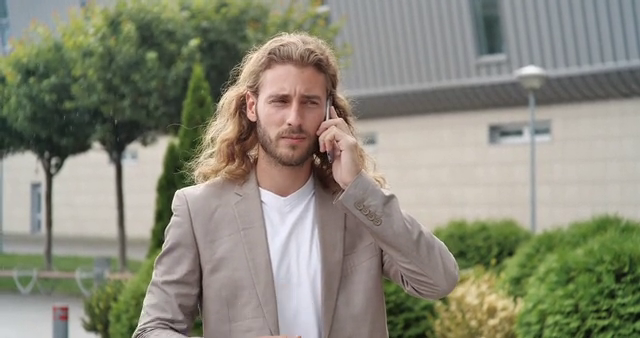
#> input picture frame 63 of Data/face.mp4, 640 x 338 px
$ python '29 web_face_detect.py'
#> lines starting #> are read from the running program, lines starting #| are printed output that depends on the picture; after the words box and inside, x2 and y2 are one past the last pixel; in counts of white or black regions, pixels touching at a corner belong together
import cv2
import matplotlib.pyplot as plt
import numpy as np

### using CascadeClassifier to read xml file
face_cascade = cv2.CascadeClassifier("haarcascade_frontalface_alt.xml")

cap = cv2.VideoCapture("face.mp4")
while cap.isOpened():
    ret, img = cap.read()
#> img is the input picture: shape (338, 640, 3); mean B, G, R 121.5, 137.4, 138.2
    gray = cv2.cvtColor(img, cv2.COLOR_BGR2GRAY)
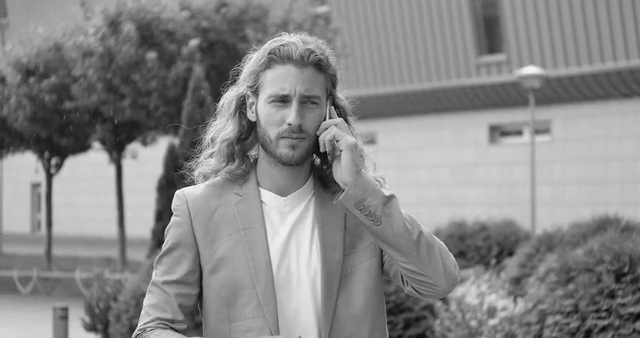
#> gray: shape (338, 640); min 5, max 254, mean 135.8

    ### face_cascade.detectMultiscale(image, scalefactor, miniNeighbors)
    faces = face_cascade.detectMultiScale(gray, 1.3, 4)
#> faces = [[250, 69, 86, 86]]

    for (x, y, w, h) in faces:
        cv2.rectangle(img, (x,y), (x+w, y+h), (0, 255, 0), 2)
#> this loop made 1 pass
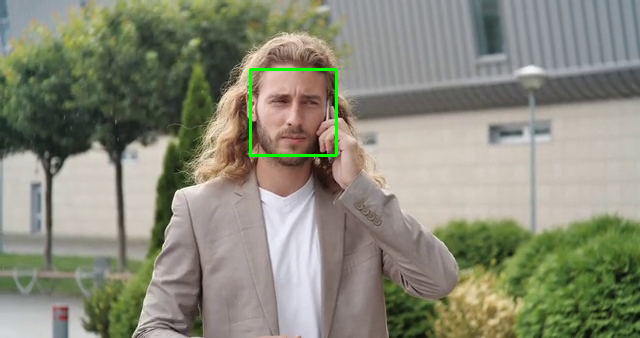
#> img: shape (338, 640, 3); 0.48% of pixels changed, all inside (x1, y1, x2, y2) = (249, 68, 338, 157)

    cv2.imshow("image", img)
    if cv2.waitKey(1) & 0xFF == ord("q"):
#> (key q is pressed here)
        break

cap.release()

$ run again, starting later in the video
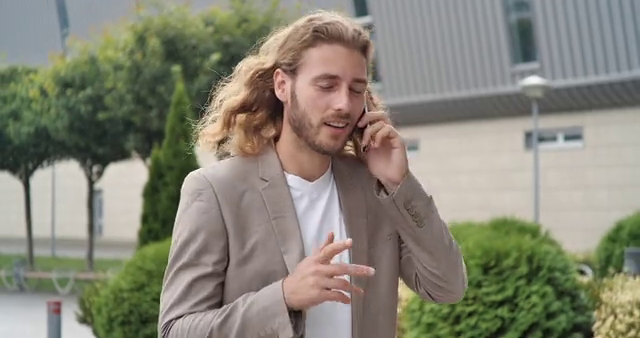
#> input picture frame 283 of Data/face.mp4, 640 x 338 px
#> img is the input picture: shape (338, 640, 3); mean B, G, R 118.6, 133.2, 135.4
#> `gray = cv2.cvtColor(img, cv2.COLOR_BGR2GRAY)`:
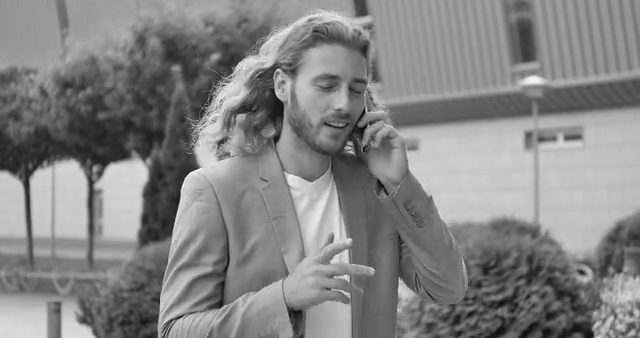
#> gray: shape (338, 640); min 7, max 254, mean 132.2
#> faces = [[293, 48, 98, 98]]
#> the loop `for (x, y, w, h) in faces:` made 1 pass
#> after the loop `for (x, y, w, h) in faces:`:
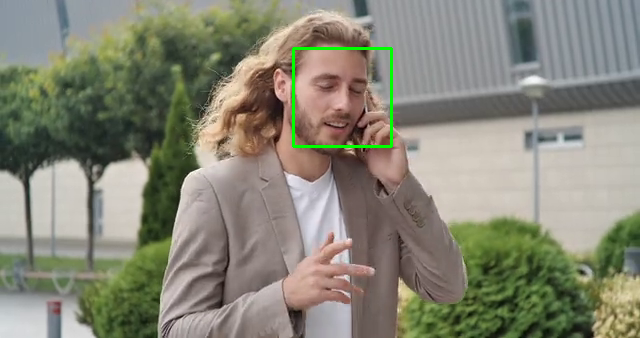
#> img: shape (338, 640, 3); 0.54% of pixels changed, all inside (x1, y1, x2, y2) = (292, 47, 393, 148)

$ run again, starting later in the video
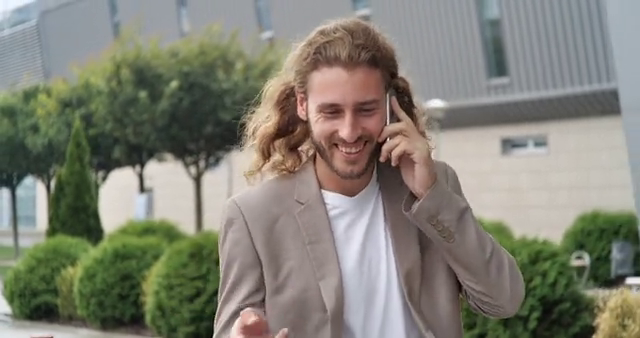
#> input picture frame 504 of Data/face.mp4, 640 x 338 px
#> img is the input picture: shape (338, 640, 3); mean B, G, R 116.9, 128.9, 129.7
#> `gray = cv2.cvtColor(img, cv2.COLOR_BGR2GRAY)`:
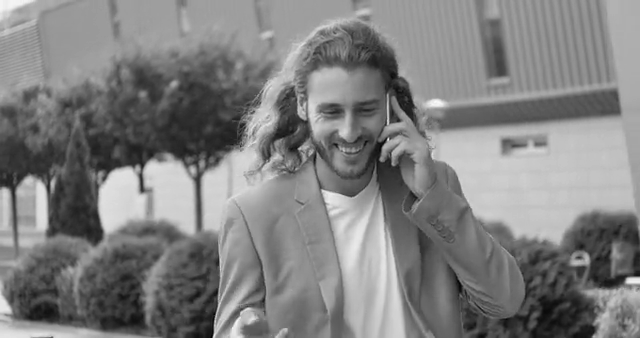
#> gray: shape (338, 640); min 0, max 250, mean 127.8
#> faces = [[304, 76, 92, 92]]
#> the loop `for (x, y, w, h) in faces:` made 1 pass
#> after the loop `for (x, y, w, h) in faces:`:
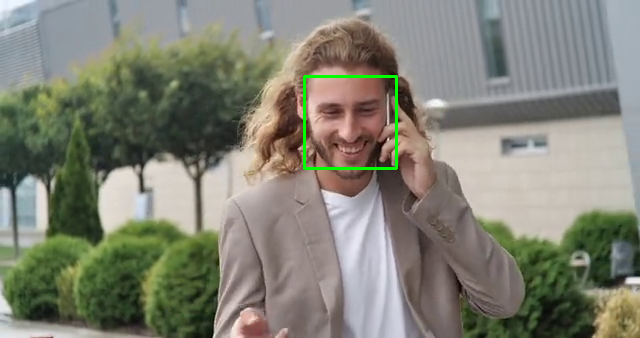
#> img: shape (338, 640, 3); 0.51% of pixels changed, all inside (x1, y1, x2, y2) = (303, 75, 398, 170)
